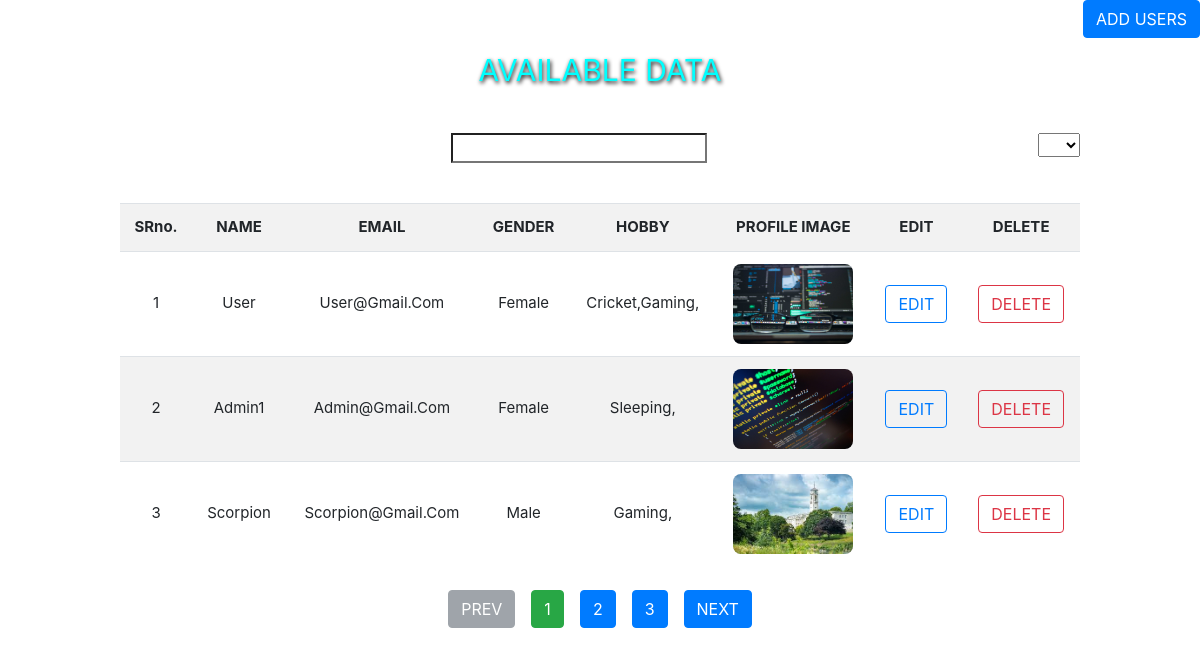
Screenshot of /show-data.php with the database file from the repository.
### tables this page shows
CREATE TABLE `form_data` (
  `id` int(4) NOT NULL,
  `full_name` varchar(30) NOT NULL,
  `email` varchar(50) NOT NULL,
  `gender` varchar(10) NOT NULL,
  `hobby` varchar(30) NOT NULL,
  `img` varchar(50) NOT NULL,
  `tstamp` datetime NOT NULL DEFAULT current_timestamp()
);

### show-table.php (the view, shortened to what this page needs)
<?php
include 'conn.php';
?>
<?php
if (isset($_POST['s']) && ($_POST['s'] != null || $_POST['s'] != "")) {
    $search = $_POST['s'];
    if (!isset($_GET['page'])) {
        $page = 1;
    } else {
        if ($_GET['page']) {
            header('show-data.php?page=" . ($page + 1) . "&number_result=" . $number_of_result . "');
        }
        $page = $_GET['page'];
    }
    if (isset($_GET['number_result'])) {
        $number_of_result = $_GET['number_result'];
    } else {
        $number_of_result = 3;
    }
    $sql = "SELECT * from form_data where full_name LIKE '$search%'";
    $result = mysqli_query($conn, $sql);
    $total_records = mysqli_num_rows($result);
    $start = ($page - 1) * $number_of_result;
?>
    <?php
    $srno = $start + 1;
    $sql = "SELECT * from form_data where full_name LIKE '$search%' limit  $start , $number_of_result ";
    $result = mysqli_query($conn, $sql);
    $total = mysqli_num_rows($result);
    ?>
    <table class="table table-striped table-hover " id='table'>
        <tr>
            <th>SRno.</th>
            <th>NAME</th>
            <th>EMAIL</th>
            <th>GENDER</th>
            <th>HOBBY</th>
            <th>PROFILE IMAGE</th>
            <th>EDIT</th>
            <th>DELETE</th>
        </tr>
        <?php
        if ($total > 0) {
            while ($r = mysqli_fetch_assoc($result)) {
        ?>
                <tr name="<?php echo $r['id']; ?>">
                    <td> <?php echo $srno; ?> </td>
                    <td> <?php echo $r['full_name']; ?> </td>
                    <td> <?php echo $r['email']; ?> </td>
                    <td> <?php echo $r['gender']; ?> </td>
                    <td> <?php echo $r['hobby']; ?> </td>
                    <td><img src='upload/<?php echo $r['img']; ?>' width=120 height=80></td>
                    <td><button name='edit' data-toggle='modal' data-target='#editModal' class='edit btn btn-md btn-outline-primary'> EDIT </button></td>
                    <td><button name='delete' class='btn btn-md btn-outline-danger delete' id='delete' data-id="<?php echo $r['id']; ?>"> DELETE </button></td>
                </tr>
        <?php
                $srno++;
            }
            echo "</table>";
            $total_pages = ceil($total_records / $number_of_result);
            if ($page > 1) {
                echo "<a href='show-data.php?page=" . ($page - 1) . "&number_result=" . $number_of_result . "'><button class='btn btn-primary m-2'>PREV</button></a>";
            } else {
                echo "<a href='show-data.php?page=" . $page . "&number_result=" . $number_of_result . "'><button class='btn btn-secondary m-2' disabled style='cursor:not-allowed;'>PREV</button></a>";
            }
            for ($pages = 1; $pages <= $total_pages; $pages++) {
                if ($page == $pages) {
                    echo "<a href='show-data.php?page=" . $pages . "&number_result=" . $number_of_result . "'><button class='btn btn-success m-2'>$pages</button></a>";
                } else
                    echo "<a href='show-data.php?page=" . $pages . "&number_result=" . $number_of_result . "'><button class='btn btn-primary m-2'>$pages</button></a>";
            }
            if ($page > 0 && $page != $pages - 1) {
                echo "<a href='show-data.php?page=" . ($page + 1) . "&number_result=" . $number_of_result . "'><button class='btn-disabled btn btn-primary m-2'>NEXT</button></a>";
            } else {
                echo "<a href='show-data.php?page=" . ($page + 1) . "&number_result=" . $number_of_result . "'><button class='btn-disabled btn btn-secondary m-2' disabled style='cursor:not-allowed;'>NEXT</button></a>";
            }
        } else {
            $path = "show-data.php" . "?page=" . ($page) . "&number_result=" . $number_of_result;
            echo '<script>alert("NO SEARCH RESULT    !!!"); location.replace("' . $path . '"); </script>';
        }
    } else {
        ?>
        <table class="table table-striped table-hover " id='table'>
            <tr>
                <th>SRno.</th>
                <th>NAME</th>
                <th>EMAIL</th>
                <th>GENDER</th>
                <th>HOBBY</th>
                <th>PROFILE IMAGE</th>
                <th>EDIT</th>
                <th>DELETE</th>
            </tr>
            <?php
            if (!isset($_GET['page'])) {
                $page = 1;
            } else {
                if ($_GET['page']) {
                    header('show-data.php?page=" . ($page + 1) . "&number_result=" . $number_of_result . "');
                }
                $page = $_GET['page'];
            }
            if (isset($_GET['number_result'])) {
                $number_of_result = $_GET['number_result'];
            } else {
                $number_of_result = 3;
            }
            $sql = "SELECT * from form_data";
            $result = mysqli_query($conn, $sql);
            $total_records = mysqli_num_rows($result);
            $start = ($page - 1) * $number_of_result;
            ?>
            <?php
            $srno = $start + 1;
            $sql = "SELECT * from form_data limit " . $start . "," . $number_of_result;
            $result = mysqli_query($conn, $sql);
            $total1 = mysqli_num_rows($result);
            if ($total1 > 0) {
                while ($r = mysqli_fetch_assoc($result)) {
            ?>
                    <tr name="<?php echo $r['id']; ?>">
                        <td> <?php echo $srno; ?> </td>
                        <td> <?php echo $r['full_name']; ?> </td>
                        <td> <?php echo $r['email']; ?> </td>
                        <td> <?php echo $r['gender']; ?> </td>
                        <td> <?php echo $r['hobby']; ?> </td>
                        <td><img src='upload/<?php echo $r['img']; ?>' width=120 height=80></td>
                        <td><button name='edit' data-toggle='modal' data-target='#editModal' class='edit btn btn-md btn-outline-primary'> EDIT </button></td>
                        <td><button name='delete' class='btn btn-md btn-outline-danger delete' id='delete' data-id="<?php echo $r['id']; ?>"> DELETE </button></td>
                    </tr>
        <?php
                    $srno++;
                }
            } else {
                $path = basename($_SERVER['PHP_SELF']) . "?page=" . ($page - 1) . "&number_result=" . $number_of_result;
                echo '<script> location.replace("' . $path . '"); </script>';
            }
            echo "</table>";
            $total_pages = ceil($total_records / $number_of_result);
            if ($page > 1) {
                echo "<a href='show-data.php?page=" . ($page - 1) . "&number_result=" . $number_of_result . "'><button class='btn btn-primary m-2'>PREV</button></a>";
            } else {
                echo "<a href='show-data.php?page=" . $page . "&number_result=" . $number_of_result . "'><button class='btn btn-secondary m-2' disabled style='cursor:not-allowed;'>PREV</button></a>";
            }
            for ($pages = 1; $pages <= $total_pages; $pages++) {
                if ($page == $pages) {
                    echo "<a href='show-data.php?page=" . $pages . "&number_result=" . $number_of_result . "'><button class='btn btn-success m-2'>$pages</button></a>";
                } else
                    echo "<a href='show-data.php?page=" . $pages . "&number_result=" . $number_of_result . "'><button class='btn btn-primary m-2'>$pages</button></a>";
            }
            if ($page > 0 && $page != $pages - 1) {
                echo "<a href='show-data.php?page=" . ($page + 1) . "&number_result=" . $number_of_result . "'><button class='btn-disabled btn btn-primary m-2'>NEXT</button></a>";
            } else {
                echo "<a href='show-data.php?page=" . ($page + 1) . "&number_result=" . $number_of_result . "'><button class='btn-disabled btn btn-secondary m-2' disabled style='cursor:not-allowed;'>NEXT</button></a>";
            }
        }
        ?>

### show-data.php (shortened to what this page needs)
<?php
include 'conn.php';
?>
<!DOCTYPE html>
<html lang="en">
<head>
    <link rel='stylesheet' href='https://maxcdn.bootstrapcdn.com/bootstrap/4.5.2/css/bootstrap.min.css'>
    <link rel="stylesheet" href="assest/style.css">
    <link rel="stylesheet" href="assest/loader.css">
</head>
<body>
    <button class="btn btn-primary float-right" id='adduser'>ADD USERS</button>
    <br><br>
    <center>
        <p>AVAILABLE DATA</p>
        <br>
        <div class="table">
            <select name="select" id="select" style="float: right;">
            </select>
            <input type="search" id="search" name="search">
        </div>
        <br>
        <div id="tabledata">
            <?php include 'show-table.php'; ?>
        </div>
    </center>
</body>
</html>

### assest/style.css (style rules this page uses)
p { font-size: 30px; color: aqua; text-shadow: 1px 2px 4px black; }
.table { width: 80% !important; }
.table td, th { text-transform: capitalize; font-size: 15px; vertical-align: middle; text-align: center; }
img { border-radius: 8px; }

### assest/loader.css (style rules this page uses)
body { overflow: hidden; }

### rows the page displays
form_data: full_name "User", email "User@gmail.com", gender "Female", hobby "Cricket,gaming,", img (picture)
form_data: full_name "Admin1", email "Admin@gmail.com", gender "Female", hobby "Sleeping,", img (picture)
form_data: full_name "Scorpion", email "Scorpion@gmail.com", gender "Male", hobby "Gaming,", img (picture)
